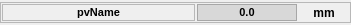
<?xml version="1.0" encoding="UTF-8"?>
<ui version="4.0">
 <class>Form</class>
 <widget class="QWidget" name="Form">
  <property name="geometry">
   <rect>
    <x>0</x>
    <y>0</y>
    <width>351</width>
    <height>25</height>
   </rect>
  </property>
  <property name="minimumSize">
   <size>
    <width>0</width>
    <height>20</height>
   </size>
  </property>
  <property name="maximumSize">
   <size>
    <width>500</width>
    <height>300</height>
   </size>
  </property>
  <property name="windowTitle">
   <string>Form</string>
  </property>
  <layout class="QVBoxLayout" name="verticalLayout">
   <property name="spacing">
    <number>0</number>
   </property>
   <property name="sizeConstraint">
    <enum>QLayout::SetNoConstraint</enum>
   </property>
   <property name="margin">
    <number>0</number>
   </property>
   <item>
    <widget class="QFrame" name="frame">
     <property name="minimumSize">
      <size>
       <width>351</width>
       <height>21</height>
      </size>
     </property>
     <property name="maximumSize">
      <size>
       <width>351</width>
       <height>21</height>
      </size>
     </property>
     <property name="frameShape">
      <enum>QFrame::StyledPanel</enum>
     </property>
     <property name="frameShadow">
      <enum>QFrame::Raised</enum>
     </property>
     <layout class="QHBoxLayout" name="horizontalLayout">
      <property name="spacing">
       <number>2</number>
      </property>
      <property name="margin">
       <number>1</number>
      </property>
      <item>
       <widget class="QLabel" name="pvNameFld">
        <property name="minimumSize">
         <size>
          <width>100</width>
          <height>0</height>
         </size>
        </property>
        <property name="maximumSize">
         <size>
          <width>16777215</width>
          <height>16777215</height>
         </size>
        </property>
        <property name="baseSize">
         <size>
          <width>0</width>
          <height>0</height>
         </size>
        </property>
        <property name="font">
         <font>
          <pointsize>8</pointsize>
          <weight>75</weight>
          <italic>false</italic>
          <bold>true</bold>
         </font>
        </property>
        <property name="autoFillBackground">
         <bool>true</bool>
        </property>
        <property name="frameShape">
         <enum>QFrame::StyledPanel</enum>
        </property>
        <property name="frameShadow">
         <enum>QFrame::Sunken</enum>
        </property>
        <property name="text">
         <string>pvName</string>
        </property>
        <property name="alignment">
         <set>Qt::AlignCenter</set>
        </property>
        <property name="moving" stdset="0">
         <bool>false</bool>
        </property>
       </widget>
      </item>
      <item>
       <widget class="QLabel" name="posFbkLbl">
        <property name="minimumSize">
         <size>
          <width>100</width>
          <height>0</height>
         </size>
        </property>
        <property name="maximumSize">
         <size>
          <width>100</width>
          <height>30</height>
         </size>
        </property>
        <property name="baseSize">
         <size>
          <width>0</width>
          <height>0</height>
         </size>
        </property>
        <property name="palette">
         <palette>
          <active>
           <colorrole role="WindowText">
            <brush brushstyle="SolidPattern">
             <color alpha="255">
              <red>0</red>
              <green>0</green>
              <blue>0</blue>
             </color>
            </brush>
           </colorrole>
           <colorrole role="Button">
            <brush brushstyle="SolidPattern">
             <color alpha="255">
              <red>216</red>
              <green>216</green>
              <blue>216</blue>
             </color>
            </brush>
           </colorrole>
           <colorrole role="Light">
            <brush brushstyle="SolidPattern">
             <color alpha="255">
              <red>255</red>
              <green>255</green>
              <blue>255</blue>
             </color>
            </brush>
           </colorrole>
           <colorrole role="Midlight">
            <brush brushstyle="SolidPattern">
             <color alpha="255">
              <red>235</red>
              <green>235</green>
              <blue>235</blue>
             </color>
            </brush>
           </colorrole>
           <colorrole role="Dark">
            <brush brushstyle="SolidPattern">
             <color alpha="255">
              <red>108</red>
              <green>108</green>
              <blue>108</blue>
             </color>
            </brush>
           </colorrole>
           <colorrole role="Mid">
            <brush brushstyle="SolidPattern">
             <color alpha="255">
              <red>144</red>
              <green>144</green>
              <blue>144</blue>
             </color>
            </brush>
           </colorrole>
           <colorrole role="Text">
            <brush brushstyle="SolidPattern">
             <color alpha="255">
              <red>0</red>
              <green>0</green>
              <blue>0</blue>
             </color>
            </brush>
           </colorrole>
           <colorrole role="BrightText">
            <brush brushstyle="SolidPattern">
             <color alpha="255">
              <red>255</red>
              <green>255</green>
              <blue>255</blue>
             </color>
            </brush>
           </colorrole>
           <colorrole role="ButtonText">
            <brush brushstyle="SolidPattern">
             <color alpha="255">
              <red>0</red>
              <green>0</green>
              <blue>0</blue>
             </color>
            </brush>
           </colorrole>
           <colorrole role="Base">
            <brush brushstyle="SolidPattern">
             <color alpha="255">
              <red>255</red>
              <green>255</green>
              <blue>255</blue>
             </color>
            </brush>
           </colorrole>
           <colorrole role="Window">
            <brush brushstyle="SolidPattern">
             <color alpha="255">
              <red>216</red>
              <green>216</green>
              <blue>216</blue>
             </color>
            </brush>
           </colorrole>
           <colorrole role="Shadow">
            <brush brushstyle="SolidPattern">
             <color alpha="255">
              <red>0</red>
              <green>0</green>
              <blue>0</blue>
             </color>
            </brush>
           </colorrole>
           <colorrole role="AlternateBase">
            <brush brushstyle="SolidPattern">
             <color alpha="255">
              <red>235</red>
              <green>235</green>
              <blue>235</blue>
             </color>
            </brush>
           </colorrole>
           <colorrole role="ToolTipBase">
            <brush brushstyle="SolidPattern">
             <color alpha="255">
              <red>255</red>
              <green>255</green>
              <blue>220</blue>
             </color>
            </brush>
           </colorrole>
           <colorrole role="ToolTipText">
            <brush brushstyle="SolidPattern">
             <color alpha="255">
              <red>0</red>
              <green>0</green>
              <blue>0</blue>
             </color>
            </brush>
           </colorrole>
          </active>
          <inactive>
           <colorrole role="WindowText">
            <brush brushstyle="SolidPattern">
             <color alpha="255">
              <red>0</red>
              <green>0</green>
              <blue>0</blue>
             </color>
            </brush>
           </colorrole>
           <colorrole role="Button">
            <brush brushstyle="SolidPattern">
             <color alpha="255">
              <red>216</red>
              <green>216</green>
              <blue>216</blue>
             </color>
            </brush>
           </colorrole>
           <colorrole role="Light">
            <brush brushstyle="SolidPattern">
             <color alpha="255">
              <red>255</red>
              <green>255</green>
              <blue>255</blue>
             </color>
            </brush>
           </colorrole>
           <colorrole role="Midlight">
            <brush brushstyle="SolidPattern">
             <color alpha="255">
              <red>235</red>
              <green>235</green>
              <blue>235</blue>
             </color>
            </brush>
           </colorrole>
           <colorrole role="Dark">
            <brush brushstyle="SolidPattern">
             <color alpha="255">
              <red>108</red>
              <green>108</green>
              <blue>108</blue>
             </color>
            </brush>
           </colorrole>
           <colorrole role="Mid">
            <brush brushstyle="SolidPattern">
             <color alpha="255">
              <red>144</red>
              <green>144</green>
              <blue>144</blue>
             </color>
            </brush>
           </colorrole>
           <colorrole role="Text">
            <brush brushstyle="SolidPattern">
             <color alpha="255">
              <red>0</red>
              <green>0</green>
              <blue>0</blue>
             </color>
            </brush>
           </colorrole>
           <colorrole role="BrightText">
            <brush brushstyle="SolidPattern">
             <color alpha="255">
              <red>255</red>
              <green>255</green>
              <blue>255</blue>
             </color>
            </brush>
           </colorrole>
           <colorrole role="ButtonText">
            <brush brushstyle="SolidPattern">
             <color alpha="255">
              <red>0</red>
              <green>0</green>
              <blue>0</blue>
             </color>
            </brush>
           </colorrole>
           <colorrole role="Base">
            <brush brushstyle="SolidPattern">
             <color alpha="255">
              <red>255</red>
              <green>255</green>
              <blue>255</blue>
             </color>
            </brush>
           </colorrole>
           <colorrole role="Window">
            <brush brushstyle="SolidPattern">
             <color alpha="255">
              <red>216</red>
              <green>216</green>
              <blue>216</blue>
             </color>
            </brush>
           </colorrole>
           <colorrole role="Shadow">
            <brush brushstyle="SolidPattern">
             <color alpha="255">
              <red>0</red>
              <green>0</green>
              <blue>0</blue>
             </color>
            </brush>
           </colorrole>
           <colorrole role="AlternateBase">
            <brush brushstyle="SolidPattern">
             <color alpha="255">
              <red>235</red>
              <green>235</green>
              <blue>235</blue>
             </color>
            </brush>
           </colorrole>
           <colorrole role="ToolTipBase">
            <brush brushstyle="SolidPattern">
             <color alpha="255">
              <red>255</red>
              <green>255</green>
              <blue>220</blue>
             </color>
            </brush>
           </colorrole>
           <colorrole role="ToolTipText">
            <brush brushstyle="SolidPattern">
             <color alpha="255">
              <red>0</red>
              <green>0</green>
              <blue>0</blue>
             </color>
            </brush>
           </colorrole>
          </inactive>
          <disabled>
           <colorrole role="WindowText">
            <brush brushstyle="SolidPattern">
             <color alpha="255">
              <red>108</red>
              <green>108</green>
              <blue>108</blue>
             </color>
            </brush>
           </colorrole>
           <colorrole role="Button">
            <brush brushstyle="SolidPattern">
             <color alpha="255">
              <red>216</red>
              <green>216</green>
              <blue>216</blue>
             </color>
            </brush>
           </colorrole>
           <colorrole role="Light">
            <brush brushstyle="SolidPattern">
             <color alpha="255">
              <red>255</red>
              <green>255</green>
              <blue>255</blue>
             </color>
            </brush>
           </colorrole>
           <colorrole role="Midlight">
            <brush brushstyle="SolidPattern">
             <color alpha="255">
              <red>235</red>
              <green>235</green>
              <blue>235</blue>
             </color>
            </brush>
           </colorrole>
           <colorrole role="Dark">
            <brush brushstyle="SolidPattern">
             <color alpha="255">
              <red>108</red>
              <green>108</green>
              <blue>108</blue>
             </color>
            </brush>
           </colorrole>
           <colorrole role="Mid">
            <brush brushstyle="SolidPattern">
             <color alpha="255">
              <red>144</red>
              <green>144</green>
              <blue>144</blue>
             </color>
            </brush>
           </colorrole>
           <colorrole role="Text">
            <brush brushstyle="SolidPattern">
             <color alpha="255">
              <red>108</red>
              <green>108</green>
              <blue>108</blue>
             </color>
            </brush>
           </colorrole>
           <colorrole role="BrightText">
            <brush brushstyle="SolidPattern">
             <color alpha="255">
              <red>255</red>
              <green>255</green>
              <blue>255</blue>
             </color>
            </brush>
           </colorrole>
           <colorrole role="ButtonText">
            <brush brushstyle="SolidPattern">
             <color alpha="255">
              <red>108</red>
              <green>108</green>
              <blue>108</blue>
             </color>
            </brush>
           </colorrole>
           <colorrole role="Base">
            <brush brushstyle="SolidPattern">
             <color alpha="255">
              <red>216</red>
              <green>216</green>
              <blue>216</blue>
             </color>
            </brush>
           </colorrole>
           <colorrole role="Window">
            <brush brushstyle="SolidPattern">
             <color alpha="255">
              <red>216</red>
              <green>216</green>
              <blue>216</blue>
             </color>
            </brush>
           </colorrole>
           <colorrole role="Shadow">
            <brush brushstyle="SolidPattern">
             <color alpha="255">
              <red>0</red>
              <green>0</green>
              <blue>0</blue>
             </color>
            </brush>
           </colorrole>
           <colorrole role="AlternateBase">
            <brush brushstyle="SolidPattern">
             <color alpha="255">
              <red>216</red>
              <green>216</green>
              <blue>216</blue>
             </color>
            </brush>
           </colorrole>
           <colorrole role="ToolTipBase">
            <brush brushstyle="SolidPattern">
             <color alpha="255">
              <red>255</red>
              <green>255</green>
              <blue>220</blue>
             </color>
            </brush>
           </colorrole>
           <colorrole role="ToolTipText">
            <brush brushstyle="SolidPattern">
             <color alpha="255">
              <red>0</red>
              <green>0</green>
              <blue>0</blue>
             </color>
            </brush>
           </colorrole>
          </disabled>
         </palette>
        </property>
        <property name="font">
         <font>
          <pointsize>8</pointsize>
          <weight>75</weight>
          <bold>true</bold>
         </font>
        </property>
        <property name="autoFillBackground">
         <bool>true</bool>
        </property>
        <property name="frameShape">
         <enum>QFrame::StyledPanel</enum>
        </property>
        <property name="frameShadow">
         <enum>QFrame::Sunken</enum>
        </property>
        <property name="text">
         <string>0.0</string>
        </property>
        <property name="alignment">
         <set>Qt::AlignCenter</set>
        </property>
       </widget>
      </item>
      <item>
       <widget class="QLabel" name="unitsLbl">
        <property name="maximumSize">
         <size>
          <width>50</width>
          <height>16777215</height>
         </size>
        </property>
        <property name="font">
         <font>
          <weight>75</weight>
          <bold>true</bold>
         </font>
        </property>
        <property name="text">
         <string>mm</string>
        </property>
        <property name="alignment">
         <set>Qt::AlignCenter</set>
        </property>
       </widget>
      </item>
     </layout>
    </widget>
   </item>
  </layout>
 </widget>
 <resources>
  <include location="../../../../../icons/icons.qrc"/>
 </resources>
 <connections/>
</ui>
